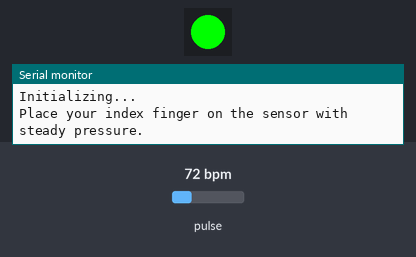
Recording of a sketch running on a simulated Particle Photon. On the bench: 1 RGB LEDs in strip order, left to right, the last lines printed to the serial monitor. Inputs (shaded band) come from the test bench; at power-on: pulse 72 bpm. WiFi joins after 1.5 s; servers stay silent unless stated.

Above: at 4.2 s.
4.3 s: pulse set to 57 bpm
6.0 s: pulse set to 54 bpm
8.5 s: pulse set to 70 bpm
At 12.0 s:
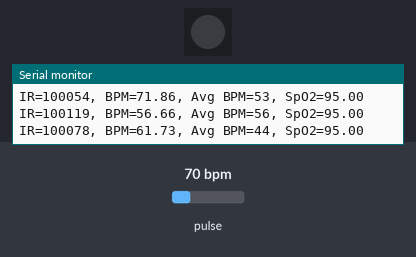
Timing chart, 0 to 17.5 s (numbered marks = the images above; inputs shaded):
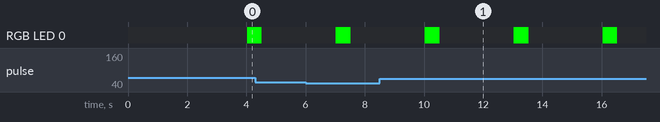

Measured:
- after the input at 8.5 s, RGB LED 0: alternates RGB(0, 255, 0) for 0.50 s and off for 2.5 s, starting after 1.5 s

The sketch:

Photon2.ino
```cpp
    /*
  Optical Heart Rate Detection (PBA Algorithm) using the MAX30105 Breakout
  By: Nathan Seidle @ SparkFun Electronics
  Date: October 2nd, 2016
  https://github.com/sparkfun/MAX30105_Breakout

  This is a demo to show the reading of heart rate or beats per minute (BPM) using
  a Penpheral Beat Amplitude (PBA) algorithm.

  It is best to attach the sensor to your finger using a rubber band or other tightening
  device. Humans are generally bad at applying constant pressure to a thing. When you
  press your finger against the sensor it varies enough to cause the blood in your
  finger to flow differently which causes the sensor readings to go wonky.

  Hardware Connections (Breakoutboard to Arduino):
  -5V = 5V (3.3V is allowed)
  -GND = GND
  -SDA = A4 (or SDA)
  -SCL = A5 (or SCL)
  -INT = Not connected

  The MAX30105 Breakout can handle 5V or 3.3V I2C logic. We recommend powering the board with 5V
  but it will also run at 3.3V.
*/
SYSTEM_THREAD(ENABLED);
SYSTEM_MODE(SEMI_AUTOMATIC);

#include <Wire.h>
#include "MAX30105.h"
#include "heartRate.h"

MAX30105 particleSensor;

const byte RATE_SIZE = 4; // Increase this for more averaging. 4 is good.
byte rates[RATE_SIZE];
byte rateSpot = 0;
long lastBeat = 0; // Time at which the last beat occurred

float beatsPerMinute;
int beatAvg;
float spo2;

unsigned long lastPublishTime = 0;          // Time of the last publish
const unsigned long publishInterval = 3000; // Adjustable interval in milliseconds

// Local storage configuration
const int maxStoredMeasurements = 50;           // Maximum number of measurements to store
const int maxStorageTime = 24 * 60 * 60 * 1000; // 24 hours in milliseconds
struct Measurement
{
    char data[64];           // Measurement data (e.g., JSON string)
    unsigned long timestamp; // Time of the measurement
};
Measurement storedMeasurements[maxStoredMeasurements];
int storedCount = 0; // Current count of stored measurements

unsigned long lastReconnectAttempt = 0;        // For reconnection retries
const unsigned long reconnectInterval = 10000; // Retry Wi-Fi connection every 10 seconds

void handle(const char *event, const char *data)
{
    // Placeholder for Particle webhook response
}

void setup()
{
    Serial.begin(9600);
    WiFi.on();          // Enable Wi-Fi
    Particle.connect(); // Connect to Particle Cloud
    RGB.control(true);  // Enable manual RGB control

    Serial.println("Initializing...");

    // Subscribe to server responses
    Particle.subscribe("hook-response/bpm", handle, MY_DEVICES);

    // Initialize sensor
    if (!particleSensor.begin(Wire, I2C_SPEED_FAST))
    {
        Serial.println("MAX30105 was not found. Please check wiring/power.");
        while (1)
            ;
    }
    Serial.println("Place your index finger on the sensor with steady pressure.");

    particleSensor.setup();                    // Configure sensor
    particleSensor.setPulseAmplitudeRed(0x0A); // Turn Red LED to low to indicate sensor is running
    particleSensor.setPulseAmplitudeGreen(0);  // Turn off Green LED
}

void loop()
{
    long irValue = particleSensor.getIR();
    long redValue = particleSensor.getRed();

    // Detect heartbeat
    if (checkForBeat(irValue))
    {
        long delta = millis() - lastBeat;
        lastBeat = millis();

        beatsPerMinute = 60 / (delta / 1000.0);

        if (beatsPerMinute < 255 && beatsPerMinute > 20)
        {
            rates[rateSpot++] = (byte)beatsPerMinute;
            rateSpot %= RATE_SIZE;

            beatAvg = 0;
            for (byte x = 0; x < RATE_SIZE; x++)
            {
                beatAvg += rates[x];
            }
            beatAvg /= RATE_SIZE;
        }
    }

    // Calculate SpO₂
    if (redValue > 0 && irValue > 0)
    {
        long redAC = redValue - (redValue / 2);
        long redDC = redValue / 2;
        long irAC = irValue - (irValue / 2);
        long irDC = irValue / 2;

        if (redDC > 0 && irDC > 0)
        {
            float R = (float(redAC) / redDC) / (float(irAC) / irDC);
            spo2 = (110 - 25 * R) + 10;
        }
    }

    unsigned long currentTime = millis();

    if (currentTime - lastPublishTime >= publishInterval)
    {
        lastPublishTime = currentTime;

        if (beatsPerMinute > 55)
        {
            String temp1 = String(beatsPerMinute);
            String temp2 = String(spo2, 2);

            String Send_Data = "{\"TEMP1\":" + temp1 + ",\"TEMP2\":" + temp2 + "}";

            if (WiFi.ready())
            {
                if (sendToServer(Send_Data))
                {
                    flashLED("green", 500); // Flash green on success
                    Serial.print("IR=");
                    Serial.print(irValue);
                    Serial.print(", BPM=");
                    Serial.print(beatsPerMinute);
                    Serial.print(", Avg BPM=");
                    Serial.print(beatAvg);
                    Serial.print(", SpO2=");
                    Serial.print(spo2, 2);
                    Serial.println();
                }
                else
                {
                    storeLocally(Send_Data); // Store locally if server fails
                }
            }
            else
            {
                flashLED("yellow", 500); // Flash yellow for no Wi-Fi
                storeLocally(Send_Data);
            }
        }

        if (irValue < 50000)
        {
            Serial.println("No finger?");
        }
    }

    // Reconnect Wi-Fi if disconnected
    if (!WiFi.ready() && millis() - lastReconnectAttempt > reconnectInterval)
    {
        lastReconnectAttempt = millis();
        WiFi.connect();
    }

    // Attempt to send stored measurements if Wi-Fi is connected
    if (WiFi.ready() && storedCount > 0)
    {
        sendStoredMeasurements();
    }
}

bool sendToServer(String measurement)
{
    bool published = Particle.publish("temp", measurement, PRIVATE);
    if (published)
    {
        delay(1000); // Simulate waiting for server confirmation
        return true;
    }
    return false;
}

void storeLocally(String measurement)
{
    if (storedCount < maxStoredMeasurements)
    {
        strncpy(storedMeasurements[storedCount].data, measurement.c_str(), sizeof(storedMeasurements[storedCount].data));
        storedMeasurements[storedCount].timestamp = millis();
        storedCount++;
        Serial.println("Measurement stored locally.");
    }
    else
    {
        Serial.println("Local storage full. Dropping measurement.");
    }
}

void sendStoredMeasurements()
{
    for (int i = 0; i < storedCount; i++)
    {
        if (millis() - storedMeasurements[i].timestamp < maxStorageTime)
        {
            if (sendToServer(String(storedMeasurements[i].data)))
            {
                Serial.println("Stored measurement sent successfully.");
                // Shift measurements down
                for (int j = i; j < storedCount - 1; j++)
                {
                    storedMeasurements[j] = storedMeasurements[j + 1];
                }
                storedCount--;
                i--;
            }
            else
            {
                Serial.println("Failed to send stored measurement.");
                break;
            }
        }
        else
        {
            Serial.println("Dropping expired measurement.");
            for (int j = i; j < storedCount - 1; j++)
            {
                storedMeasurements[j] = storedMeasurements[j + 1];
            }
            storedCount--;
            i--;
        }
    }
}

void flashLED(String color, int duration)
{
    if (color == "green")
    {
        RGB.color(0, 255, 0); // Green
    }
    else if (color == "yellow")
    {
        RGB.color(255, 255, 0); // Yellow
    }
    else
    {
        RGB.color(0, 0, 0); // Off
    }
    delay(duration);
    RGB.color(0, 0, 0); // Turn off
}
```
